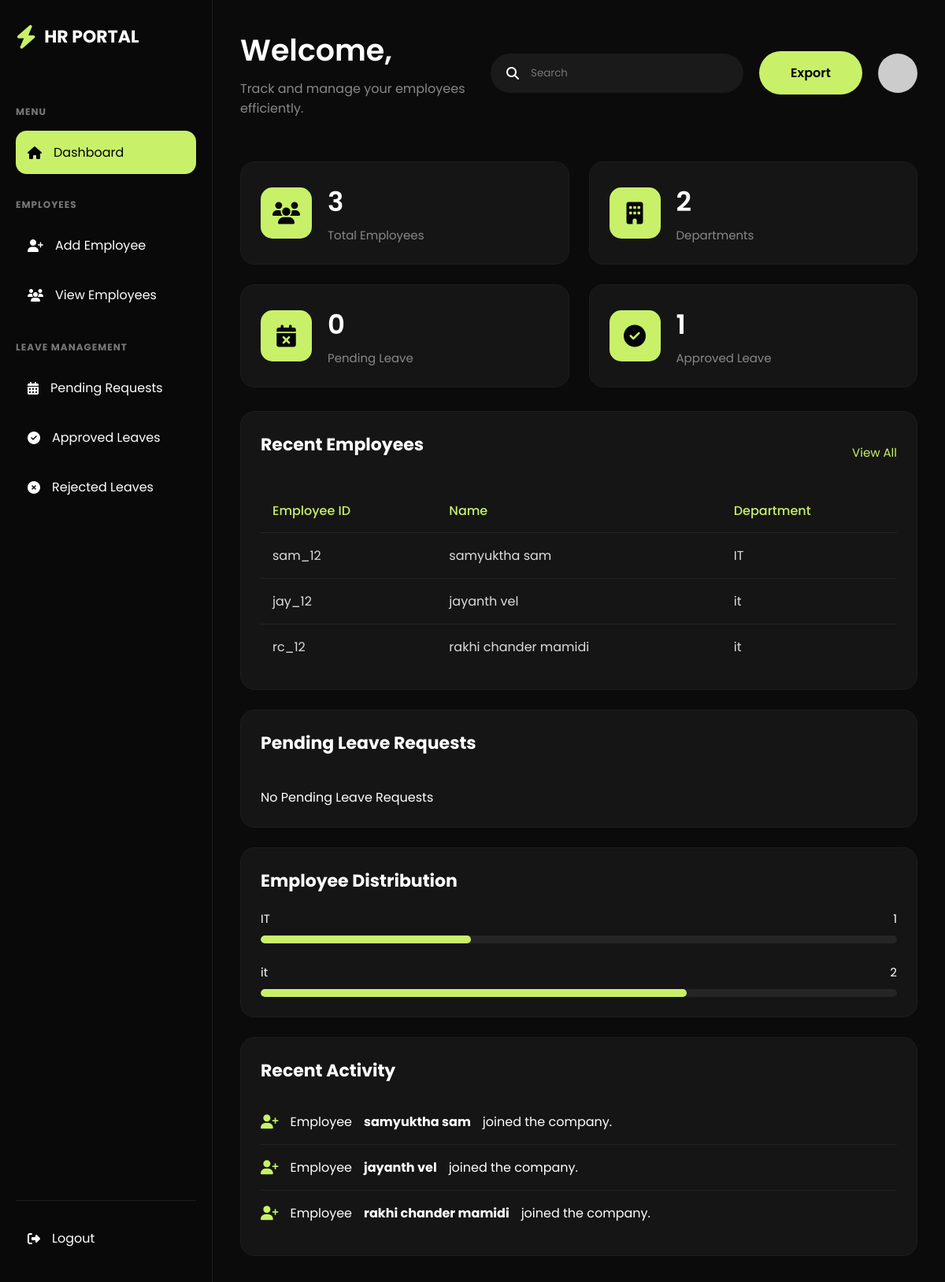
The app's page /hr/ (signed in) with its own data.
### myapp/models.py (models this page shows, shortened)
class Employee(models.Model):
    GENDER_CHOICES = (
        ('Male', 'Male'),
        ('Female', 'Female'),
        ('Other', 'Other'),
    )
    STATUS_CHOICES = (
        ('Active', 'Active'),
        ('Inactive', 'Inactive'),
    )
    user = models.OneToOneField(
        User,
        on_delete=models.CASCADE,
        related_name="employee_profile"
    )
    hr = models.ForeignKey(
        HR,
        on_delete=models.SET_NULL,
        null=True,
        related_name="employees"
    )
    employee_id = models.CharField(
        max_length=20,
        unique=True
    )
    phone = models.CharField(max_length=15)
    address = models.TextField()
    gender = models.CharField(
        max_length=10,
        choices=GENDER_CHOICES
    )
    department = models.CharField(max_length=100)
    designation = models.CharField(max_length=100)
    salary = models.DecimalField(
        max_digits=10,
        decimal_places=2
    )
    joining_date = models.DateField()
    status = models.CharField(
        max_length=20,
        choices=STATUS_CHOICES,
        default='Active'
    )
    created_at = models.DateTimeField(auto_now_add=True)

### myapp/views.py (the view)
# urls.py: path("hr/", views.hr_dashboard, name="hr_dashboard"),
@login_required
def hr_dashboard(request):
    hr = get_object_or_404(HR, user=request.user)
    employees = Employee.objects.filter(hr=hr)
    total_employee = employees.count()
    departments = employees.values(
        "department"
    ).distinct().count()
    pending_leave = Leave.objects.filter(
        employee__hr=hr,
        status="Pending"
    ).count()
    approved_leave = Leave.objects.filter(
        employee__hr=hr,
        status="Approved"
    ).count()
    recent_employees = employees.order_by("-created_at")[:5]
    pending_leaves = Leave.objects.filter(
        employee__hr=hr,
        status="Pending"
    ).select_related(
        "employee",
        "employee__user"
    )[:5]
    department_distribution = employees.values(
        "department"
    ).annotate(
        total=Count("id")
    )
    context = {
        "total_employee": total_employee,
        "departments": departments,
        "pending_leave": pending_leave,
        "approved_leave": approved_leave,
        "employees": recent_employees,
        "pending_leaves": pending_leaves,
        "department_distribution": department_distribution,
    }
    return render(request, "hr_dashboard.html", context)

### myapp/templates/hr_dashboard.html (shortened to what this page needs)
{% extends 'base.html' %}
{% block content %}
<div class="cards">
    <div class="card">
        <div class="icon">
            <i class="fa-solid fa-users"></i>
        </div>
        <div>
            <h2>{{ total_employee }}</h2>
            <p>Total Employees</p>
        </div>
    </div>
    <div class="card">
        <div class="icon">
            <i class="fa-solid fa-building"></i>
        </div>
        <div>
            <h2>{{ departments }}</h2>
            <p>Departments</p>
        </div>
    </div>
    <div class="card">
        <div class="icon">
            <i class="fa-solid fa-calendar-xmark"></i>
        </div>
        <div>
            <h2>{{ pending_leave }}</h2>
            <p>Pending Leave</p>
        </div>
    </div>
    <div class="card">
        <div class="icon">
            <i class="fa-solid fa-circle-check"></i>
        </div>
        <div>
            <h2>{{ approved_leave }}</h2>
            <p>Approved Leave</p>
        </div>
    </div>
</div>
<div class="dashboard-grid">
    <div class="dashboard-card">
        <div class="card-header">
            <h3>Recent Employees</h3>
            <a href="#">View All</a>
        </div>
        <table>
            <thead>
                <tr>
                    <th>Employee ID</th>
                    <th>Name</th>
                    <th>Department</th>
                </tr>
            </thead>
            <tbody>
                {% for employee in employees %}
                <tr>
                    <td>{{ employee.employee_id }}</td>
                    <td>{{ employee.user.get_full_name }}</td>
                    <td>{{ employee.department }}</td>
                </tr>
                {% empty %}
                <tr>
                    <td colspan="3">
                        No Employees Found
                    </td>
                </tr>
                {% endfor %}
            </tbody>
        </table>
    </div>
    <div class="dashboard-card">
        <div class="card-header">
            <h3>Pending Leave Requests</h3>
        </div>
        <div class="leave-list">
            {% for leave in pending_leaves %}
            <div class="leave-item">
                <div>
                    <h4>{{ leave.employee.user.get_full_name }}</h4>
                    <p>{{ leave.leave_type }}</p>
                </div>
                <span class="pending">
                    {{ leave.status }}
                </span>
            </div>
            {% empty %}
            <p>No Pending Leave Requests</p>
            {% endfor %}
        </div>
    </div>
</div>
<div class="dashboard-grid second-row">
    <div class="dashboard-card">
        <h3>Employee Distribution</h3>
        {% for dept in department_distribution %}
        <div class="progress-item">
            <div class="progress-title">
                <span>{{ dept.department }}</span>
                <span>{{ dept.total }}</span>
            </div>
            <div class="progress-bar">
                <div
                    class="progress-fill"
                    style="width:{% widthratio dept.total total_employee 100 %}%">
                </div>
            </div>
        </div>
        {% empty %}
        <p>No Employees Available</p>
        {% endfor %}
    </div>
    <div class="dashboard-card">
        <h3>Recent Activity</h3>
        <ul class="activity-list">
            {% for employee in employees %}
            <li>
                <i class="fa-solid fa-user-plus"></i>
                Employee <strong>{{ employee.user.get_full_name }}</strong> joined the company.
            </li>
            {% empty %}
            <li>
                No Recent Activity
            </li>
            {% endfor %}
        </ul>
    </div>
</div>
{% endblock %}

### myapp/static/css/base.css (style rules this page uses)
* { margin:0; padding:0; box-sizing:border-box; font-family:'Poppins',sans-serif; }
body { background:#050608; color:white; overflow:hidden; }
.cards { display:grid; grid-template-columns:repeat(4,1fr); gap:25px; margin-top:30px; }
.card { background:#151515; border:1px solid #1D1D1D; border-radius:18px; padding:25px; display:flex; align-items:center; gap:20px; transition:.3s; }
.icon { width:65px; height:65px; border-radius:15px; background:#C8F169; display:flex; justify-content:center; align-items:center; }
.icon i { color:#050608; font-size:28px; }
.card h2 { font-size:34px; margin-bottom:5px; font-weight:600; }
.card p { color:#888; font-size:15px; }
.dashboard-grid { display:grid; grid-template-columns:2fr 1fr; gap:25px; margin-top:30px; }
.second-row { margin-top:25px; }
.dashboard-card { background:#151515; border:1px solid #1D1D1D; border-radius:18px; padding:25px; }
.dashboard-card h3 { font-size:22px; margin-bottom:20px; }
.card-header { display:flex; justify-content:space-between; align-items:center; margin-bottom:20px; }
.card-header a { color:#C8F169; text-decoration:none; font-size:15px; }
table { width:100%; border-collapse:collapse; }
table th { color:#C8F169; text-align:left; padding:15px; border-bottom:1px solid #262626; font-weight:500; }
table td { padding:16px 15px; color:#DDD; border-bottom:1px solid #222; }
table tr:last-child td { border-bottom:none; }
.leave-list { display:flex; flex-direction:column; }
.progress-item { margin-bottom:25px; }
.progress-item:last-child { margin-bottom:0; }
.progress-title { display:flex; justify-content:space-between; margin-bottom:10px; font-size:15px; }
.progress-bar { width:100%; height:10px; background:#252525; border-radius:30px; overflow:hidden; }
.progress-fill { height:100%; background:#C8F169; border-radius:30px; }
.activity-list { list-style:none; }
.activity-list li { display:flex; align-items:center; gap:15px; padding:16px 0; border-bottom:1px solid #222; }
.activity-list li:last-child { border-bottom:none; }
.activity-list i { color:#C8F169; font-size:18px; }
@media (max-width:1200px) { .cards { grid-template-columns:repeat(2,1fr); } }
@media (max-width:1200px) { .dashboard-grid { grid-template-columns:1fr; } }

### records on screen
Employee: employee_id "sam_12", user.get_full_name "samyuktha sam", department "IT"
Employee: employee_id "jay_12", user.get_full_name "jayanth vel", department "it"
Employee: employee_id "rc_12", user.get_full_name "rakhi chander mamidi", department "it"

### other values on screen
{{ total_employee }} "3"
{{ departments }} "2"
{{ pending_leave }} "0"
{{ approved_leave }} "1"
{{ dept.department }} "IT" "it"
{{ dept.total }} "1" "2"
